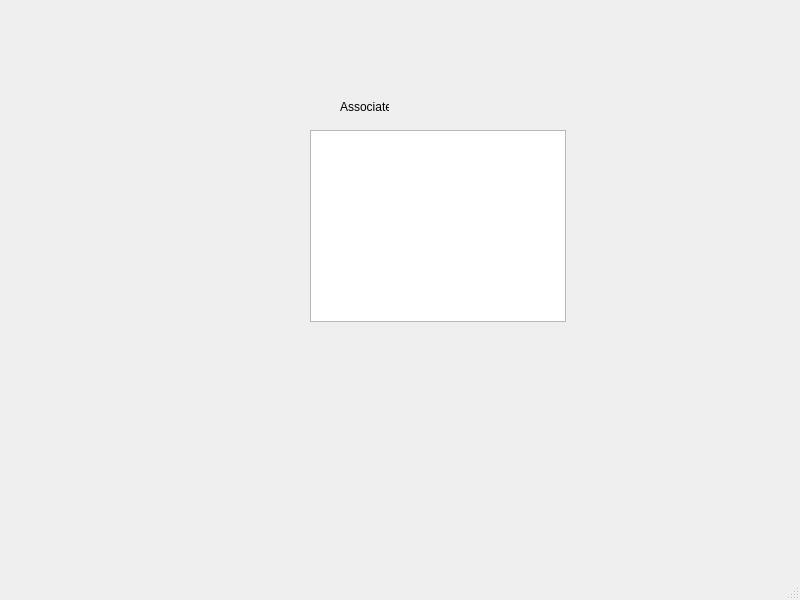
<?xml version="1.0" encoding="UTF-8"?>
<ui version="4.0">
 <class>TimeTrackerWidget</class>
 <widget class="QMainWindow" name="TimeTrackerWidget">
  <property name="geometry">
   <rect>
    <x>0</x>
    <y>0</y>
    <width>800</width>
    <height>600</height>
   </rect>
  </property>
  <property name="windowTitle">
   <string>Time Tracker</string>
  </property>
  <widget class="QWidget" name="centralwidget">
   <widget class="QListView" name="listView">
    <property name="geometry">
     <rect>
      <x>310</x>
      <y>130</y>
      <width>256</width>
      <height>192</height>
     </rect>
    </property>
   </widget>
   <widget class="QLabel" name="label">
    <property name="geometry">
     <rect>
      <x>340</x>
      <y>100</y>
      <width>49</width>
      <height>14</height>
     </rect>
    </property>
    <property name="text">
     <string>Associates:</string>
    </property>
   </widget>
  </widget>
  <widget class="QMenuBar" name="menubar">
   <property name="geometry">
    <rect>
     <x>0</x>
     <y>0</y>
     <width>800</width>
     <height>20</height>
    </rect>
   </property>
  </widget>
  <widget class="QStatusBar" name="statusbar"/>
 </widget>
 <resources/>
 <connections/>
</ui>
